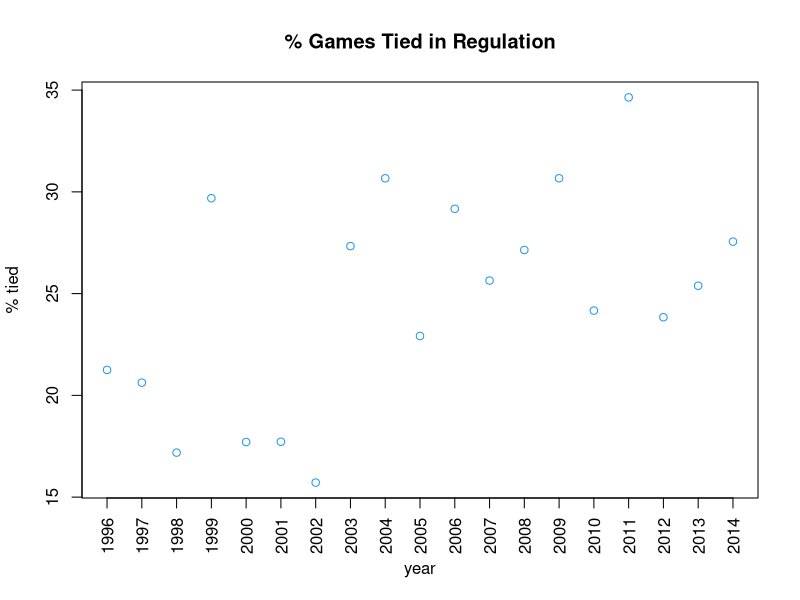

The R source for this figure:
######################################
#data obtained from mlssoccer.com    # 
#plots %points earned for all        #
#team-seasons with the same #of games#
#and compares to ideal distribution  #
#                                    #
#written by Craig Kerr               #
#cakerr@cpp.edu                      #
######################################

#set working directory to location of data
#Change this to find the data on your computer
setwd("/Users/Craig/Desktop/Econ/Cal Poly/MLS/blog/Soccer-Scratch-Pad/")
data<-read.csv("10.5.15/percent tied 1996-2014.csv")
attach(data)


#for the plot without the lines, exlude the "abline" lines
plot(year,pct_tie,main="% Games Tied in Regulation",ylab="% tied",pch=1,col=4,xaxt="n")
axis(1, at = seq(1996, 2014, by = 1),las=2)
#abline(v=1999.5,col="red")
#abline(v=2002.5,col="red")
detach(data)